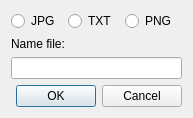
<?xml version="1.0" encoding="UTF-8"?>
<ui version="4.0">
 <class>Dialog</class>
 <widget class="QDialog" name="Dialog">
  <property name="geometry">
   <rect>
    <x>0</x>
    <y>0</y>
    <width>193</width>
    <height>115</height>
   </rect>
  </property>
  <property name="windowTitle">
   <string>Save maze</string>
  </property>
  <layout class="QVBoxLayout" name="verticalLayout">
   <item>
    <layout class="QVBoxLayout" name="verticalLayout_2">
     <item>
      <layout class="QHBoxLayout" name="horizontalLayout_2">
       <property name="spacing">
        <number>0</number>
       </property>
       <property name="bottomMargin">
        <number>0</number>
       </property>
       <item>
        <widget class="QRadioButton" name="jpg">
         <property name="text">
          <string>JPG</string>
         </property>
        </widget>
       </item>
       <item>
        <widget class="QRadioButton" name="txt">
         <property name="text">
          <string>TXT</string>
         </property>
        </widget>
       </item>
       <item>
        <widget class="QRadioButton" name="png">
         <property name="text">
          <string>PNG</string>
         </property>
        </widget>
       </item>
      </layout>
     </item>
     <item>
      <widget class="QLabel" name="label">
       <property name="text">
        <string>Name file:</string>
       </property>
      </widget>
     </item>
     <item>
      <widget class="QLineEdit" name="name_file"/>
     </item>
    </layout>
   </item>
   <item>
    <layout class="QHBoxLayout" name="horizontalLayout">
     <item>
      <spacer name="horizontalSpacer">
       <property name="orientation">
        <enum>Qt::Horizontal</enum>
       </property>
       <property name="sizeHint" stdset="0">
        <size>
         <width>40</width>
         <height>20</height>
        </size>
       </property>
      </spacer>
     </item>
     <item>
      <widget class="QPushButton" name="ok_btn">
       <property name="text">
        <string>OK</string>
       </property>
      </widget>
     </item>
     <item>
      <widget class="QPushButton" name="cancel_btn">
       <property name="text">
        <string>Cancel</string>
       </property>
      </widget>
     </item>
    </layout>
   </item>
  </layout>
 </widget>
 <resources/>
 <connections/>
</ui>
